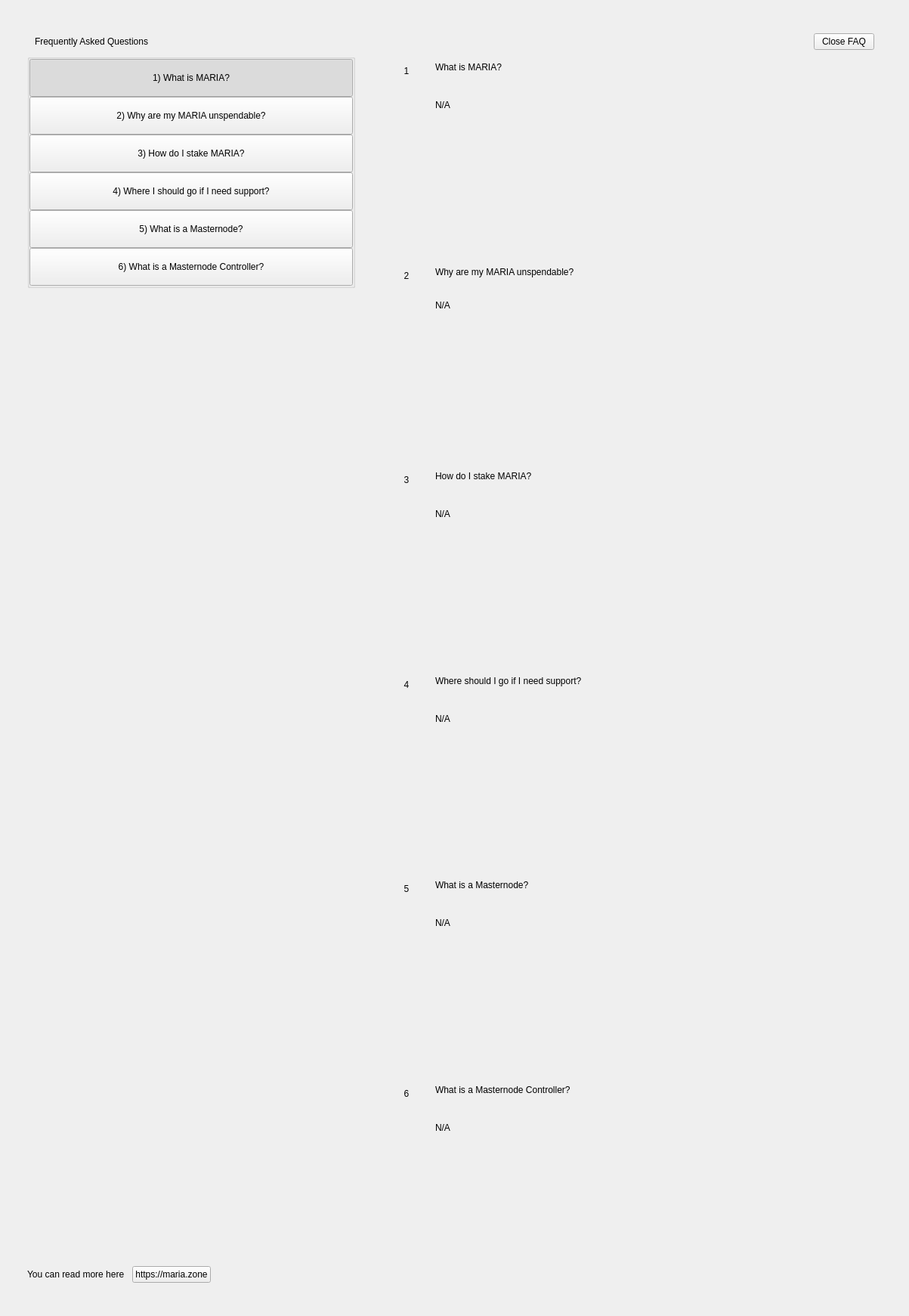
<?xml version="1.0" encoding="UTF-8"?>
<ui version="4.0">
 <class>SettingsFaqWidget</class>
 <widget class="QWidget" name="SettingsFaqWidget">
  <property name="geometry">
   <rect>
    <x>0</x>
    <y>0</y>
    <width>1203</width>
    <height>1741</height>
   </rect>
  </property>
  <property name="windowTitle">
   <string notr="true">N/A</string>
  </property>
  <layout class="QHBoxLayout" name="horizontalLayout" stretch="0">
   <property name="spacing">
    <number>0</number>
   </property>
   <property name="leftMargin">
    <number>0</number>
   </property>
   <property name="topMargin">
    <number>0</number>
   </property>
   <property name="rightMargin">
    <number>0</number>
   </property>
   <property name="bottomMargin">
    <number>0</number>
   </property>
   <item>
    <widget class="PFBorderImage" name="container">
     <layout class="QVBoxLayout" name="verticalLayoutcont">
      <property name="leftMargin">
       <number>36</number>
      </property>
      <property name="topMargin">
       <number>44</number>
      </property>
      <property name="rightMargin">
       <number>36</number>
      </property>
      <property name="bottomMargin">
       <number>44</number>
      </property>
      <item>
       <layout class="QHBoxLayout" name="horizontalLayout_3">
        <property name="spacing">
         <number>0</number>
        </property>
        <property name="leftMargin">
         <number>10</number>
        </property>
        <property name="rightMargin">
         <number>10</number>
        </property>
        <item>
         <widget class="QLabel" name="labelTitle">
          <property name="text">
           <string>Frequently Asked Questions</string>
          </property>
         </widget>
        </item>
        <item>
         <spacer name="horizontalSpacer">
          <property name="orientation">
           <enum>Qt::Horizontal</enum>
          </property>
          <property name="sizeHint" stdset="0">
           <size>
            <width>40</width>
            <height>20</height>
           </size>
          </property>
         </spacer>
        </item>
        <item>
         <widget class="QPushButton" name="pushButtonExit">
          <property name="text">
           <string>Close FAQ</string>
          </property>
         </widget>
        </item>
       </layout>
      </item>
      <item>
       <layout class="QHBoxLayout" name="horizontalLayout_6" stretch="2,0,3">
        <item>
         <widget class="QWidget" name="left" native="true">
          <layout class="QVBoxLayout" name="verticalLayout_3">
           <property name="leftMargin">
            <number>0</number>
           </property>
           <property name="topMargin">
            <number>0</number>
           </property>
           <property name="rightMargin">
            <number>0</number>
           </property>
           <property name="bottomMargin">
            <number>0</number>
           </property>
           <item>
            <layout class="QVBoxLayout" name="verticalLayout_2">
             <property name="spacing">
              <number>0</number>
             </property>
             <item>
              <widget class="QWidget" name="containerButtons" native="true">
               <layout class="QVBoxLayout" name="verticalLayout">
                <property name="spacing">
                 <number>0</number>
                </property>
                <property name="leftMargin">
                 <number>0</number>
                </property>
                <property name="topMargin">
                 <number>0</number>
                </property>
                <property name="rightMargin">
                 <number>0</number>
                </property>
                <property name="bottomMargin">
                 <number>0</number>
                </property>
                <item>
                 <widget class="QGroupBox" name="groupBox">
                  <property name="title">
                   <string/>
                  </property>
                  <layout class="QVBoxLayout" name="verticalLayout_9">
                   <property name="spacing">
                    <number>0</number>
                   </property>
                   <property name="leftMargin">
                    <number>0</number>
                   </property>
                   <property name="topMargin">
                    <number>0</number>
                   </property>
                   <property name="rightMargin">
                    <number>0</number>
                   </property>
                   <property name="bottomMargin">
                    <number>0</number>
                   </property>
                   <item>
                    <widget class="QPushButton" name="pushButton_Intro">
                     <property name="minimumSize">
                      <size>
                       <width>0</width>
                       <height>50</height>
                      </size>
                     </property>
                     <property name="maximumSize">
                      <size>
                       <width>16777215</width>
                       <height>50</height>
                      </size>
                     </property>
                     <property name="focusPolicy">
                      <enum>Qt::NoFocus</enum>
                     </property>
                     <property name="text">
                      <string>1) What is MARIA?</string>
                     </property>
                     <property name="checkable">
                      <bool>true</bool>
                     </property>
                     <property name="checked">
                      <bool>true</bool>
                     </property>
                     <property name="autoExclusive">
                      <bool>true</bool>
                     </property>
                    </widget>
                   </item>
                   <item>
                    <widget class="QPushButton" name="pushButton_UnspendableMARIA">
                     <property name="minimumSize">
                      <size>
                       <width>0</width>
                       <height>50</height>
                      </size>
                     </property>
                     <property name="maximumSize">
                      <size>
                       <width>16777215</width>
                       <height>50</height>
                      </size>
                     </property>
                     <property name="focusPolicy">
                      <enum>Qt::NoFocus</enum>
                     </property>
                     <property name="text">
                      <string>2) Why are my MARIA unspendable?</string>
                     </property>
                     <property name="checkable">
                      <bool>true</bool>
                     </property>
                     <property name="autoExclusive">
                      <bool>true</bool>
                     </property>
                    </widget>
                   </item>
                   <item>
                    <widget class="QPushButton" name="pushButton_Stake">
                     <property name="minimumSize">
                      <size>
                       <width>0</width>
                       <height>50</height>
                      </size>
                     </property>
                     <property name="focusPolicy">
                      <enum>Qt::NoFocus</enum>
                     </property>
                     <property name="text">
                      <string>3) How do I stake MARIA?</string>
                     </property>
                     <property name="checkable">
                      <bool>true</bool>
                     </property>
                     <property name="autoExclusive">
                      <bool>true</bool>
                     </property>
                    </widget>
                   </item>
                   <item>
                    <widget class="QPushButton" name="pushButton_Support">
                     <property name="minimumSize">
                      <size>
                       <width>0</width>
                       <height>50</height>
                      </size>
                     </property>
                     <property name="focusPolicy">
                      <enum>Qt::NoFocus</enum>
                     </property>
                     <property name="text">
                      <string>4) Where I should go if I need support?</string>
                     </property>
                     <property name="checkable">
                      <bool>true</bool>
                     </property>
                     <property name="autoExclusive">
                      <bool>true</bool>
                     </property>
                    </widget>
                   </item>
                   <item>
                    <widget class="QPushButton" name="pushButton_Masternode">
                     <property name="minimumSize">
                      <size>
                       <width>0</width>
                       <height>50</height>
                      </size>
                     </property>
                     <property name="focusPolicy">
                      <enum>Qt::NoFocus</enum>
                     </property>
                     <property name="text">
                      <string>5) What is a Masternode?</string>
                     </property>
                     <property name="checkable">
                      <bool>true</bool>
                     </property>
                     <property name="autoExclusive">
                      <bool>true</bool>
                     </property>
                    </widget>
                   </item>
                   <item>
                    <widget class="QPushButton" name="pushButton_MNController">
                     <property name="minimumSize">
                      <size>
                       <width>0</width>
                       <height>50</height>
                      </size>
                     </property>
                     <property name="focusPolicy">
                      <enum>Qt::NoFocus</enum>
                     </property>
                     <property name="text">
                      <string>6) What is a Masternode Controller?</string>
                     </property>
                     <property name="checkable">
                      <bool>true</bool>
                     </property>
                     <property name="autoExclusive">
                      <bool>true</bool>
                     </property>
                    </widget>
                   </item>
                  </layout>
                 </widget>
                </item>
               </layout>
              </widget>
             </item>
             <item>
              <spacer name="verticalSpacer">
               <property name="orientation">
                <enum>Qt::Vertical</enum>
               </property>
               <property name="sizeHint" stdset="0">
                <size>
                 <width>20</width>
                 <height>40</height>
                </size>
               </property>
              </spacer>
             </item>
             <item>
              <layout class="QHBoxLayout" name="horizontalLayout_2">
               <item>
                <widget class="QLabel" name="labelWebLink">
                 <property name="text">
                  <string>You can read more here</string>
                 </property>
                </widget>
               </item>
               <item>
                <spacer name="horizontalSpacer_4">
                 <property name="orientation">
                  <enum>Qt::Horizontal</enum>
                 </property>
                 <property name="sizeType">
                  <enum>QSizePolicy::Minimum</enum>
                 </property>
                 <property name="sizeHint" stdset="0">
                  <size>
                   <width>10</width>
                   <height>20</height>
                  </size>
                 </property>
                </spacer>
               </item>
               <item>
                <widget class="QPushButton" name="pushButtonWebLink">
                 <property name="focusPolicy">
                  <enum>Qt::NoFocus</enum>
                 </property>
                 <property name="text">
                  <string notr="true">https://maria.zone</string>
                 </property>
                </widget>
               </item>
               <item>
                <spacer name="horizontalSpacer_2">
                 <property name="orientation">
                  <enum>Qt::Horizontal</enum>
                 </property>
                 <property name="sizeHint" stdset="0">
                  <size>
                   <width>40</width>
                   <height>20</height>
                  </size>
                 </property>
                </spacer>
               </item>
              </layout>
             </item>
            </layout>
           </item>
          </layout>
         </widget>
        </item>
        <item>
         <spacer name="horizontalSpacer_3">
          <property name="orientation">
           <enum>Qt::Horizontal</enum>
          </property>
          <property name="sizeType">
           <enum>QSizePolicy::Minimum</enum>
          </property>
          <property name="sizeHint" stdset="0">
           <size>
            <width>40</width>
            <height>20</height>
           </size>
          </property>
         </spacer>
        </item>
        <item>
         <widget class="QWidget" name="right" native="true">
          <layout class="QVBoxLayout" name="verticalLayout_5">
           <property name="leftMargin">
            <number>0</number>
           </property>
           <property name="topMargin">
            <number>0</number>
           </property>
           <property name="rightMargin">
            <number>0</number>
           </property>
           <property name="bottomMargin">
            <number>0</number>
           </property>
           <item>
            <layout class="QVBoxLayout" name="verticalLayout_6">
             <property name="spacing">
              <number>0</number>
             </property>
             <item>
              <widget class="QScrollArea" name="scrollAreaFaq">
               <property name="styleSheet">
                <string notr="true">#scrollAreaFaq { background:transparent; }</string>
               </property>
               <property name="horizontalScrollBarPolicy">
                <enum>Qt::ScrollBarAlwaysOff</enum>
               </property>
               <property name="sizeAdjustPolicy">
                <enum>QAbstractScrollArea::AdjustIgnored</enum>
               </property>
               <property name="widgetResizable">
                <bool>true</bool>
               </property>
               <property name="alignment">
                <set>Qt::AlignLeading|Qt::AlignLeft|Qt::AlignTop</set>
               </property>
               <widget class="QWidget" name="scrollAreaWidgetContents">
                <property name="geometry">
                 <rect>
                  <x>0</x>
                  <y>0</y>
                  <width>642</width>
                  <height>1614</height>
                 </rect>
                </property>
                <property name="autoFillBackground">
                 <bool>false</bool>
                </property>
                <property name="styleSheet">
                 <string notr="true">#scrollAreaWidgetContents { background:transparent; }</string>
                </property>
                <layout class="QVBoxLayout" name="verticalLayout_7">
                 <property name="spacing">
                  <number>0</number>
                 </property>
                 <property name="sizeConstraint">
                  <enum>QLayout::SetDefaultConstraint</enum>
                 </property>
                 <property name="leftMargin">
                  <number>0</number>
                 </property>
                 <property name="topMargin">
                  <number>0</number>
                 </property>
                 <property name="rightMargin">
                  <number>0</number>
                 </property>
                 <property name="bottomMargin">
                  <number>0</number>
                 </property>
                 <item>
                  <widget class="QWidget" name="widget_Intro" native="true">
                   <property name="minimumSize">
                    <size>
                     <width>300</width>
                     <height>0</height>
                    </size>
                   </property>
                   <layout class="QHBoxLayout" name="horizontalLayout_Intro" stretch="0,1">
                    <item alignment="Qt::AlignTop">
                     <widget class="QLabel" name="labelNumber_Intro">
                      <property name="minimumSize">
                       <size>
                        <width>24</width>
                        <height>24</height>
                       </size>
                      </property>
                      <property name="maximumSize">
                       <size>
                        <width>16777215</width>
                        <height>24</height>
                       </size>
                      </property>
                      <property name="text">
                       <string>1</string>
                      </property>
                      <property name="alignment">
                       <set>Qt::AlignCenter</set>
                      </property>
                     </widget>
                    </item>
                    <item>
                     <layout class="QVBoxLayout" name="verticalLayout_Intro">
                      <property name="leftMargin">
                       <number>20</number>
                      </property>
                      <property name="rightMargin">
                       <number>20</number>
                      </property>
                      <item>
                       <widget class="QLabel" name="labelSubtitle_Intro">
                        <property name="text">
                         <string>What is MARIA?</string>
                        </property>
                        <property name="wordWrap">
                         <bool>true</bool>
                        </property>
                       </widget>
                      </item>
                      <item>
                       <spacer name="verticalSpacer1_Intro">
                        <property name="orientation">
                         <enum>Qt::Vertical</enum>
                        </property>
                        <property name="sizeType">
                         <enum>QSizePolicy::Fixed</enum>
                        </property>
                        <property name="sizeHint" stdset="0">
                         <size>
                          <width>20</width>
                          <height>30</height>
                         </size>
                        </property>
                       </spacer>
                      </item>
                      <item>
                       <widget class="QLabel" name="labelContent_Intro">
                        <property name="text">
                         <string notr="true">N/A</string>
                        </property>
                        <property name="alignment">
                         <set>Qt::AlignLeading|Qt::AlignLeft|Qt::AlignTop</set>
                        </property>
                        <property name="wordWrap">
                         <bool>true</bool>
                        </property>
                       </widget>
                      </item>
                      <item>
                       <spacer name="verticalSpacer2_Intro">
                        <property name="orientation">
                         <enum>Qt::Vertical</enum>
                        </property>
                        <property name="sizeHint" stdset="0">
                         <size>
                          <width>20</width>
                          <height>20</height>
                         </size>
                        </property>
                       </spacer>
                      </item>
                     </layout>
                    </item>
                   </layout>
                  </widget>
                 </item>
                 <item>
                  <widget class="QWidget" name="widget_UnspendableMARIA" native="true">
                   <layout class="QHBoxLayout" name="horizontalPage_UnspendableMARIA" stretch="0,1">
                    <item alignment="Qt::AlignTop">
                     <widget class="QLabel" name="labelNumber_UnspendableMARIA">
                      <property name="minimumSize">
                       <size>
                        <width>24</width>
                        <height>24</height>
                       </size>
                      </property>
                      <property name="maximumSize">
                       <size>
                        <width>16777215</width>
                        <height>24</height>
                       </size>
                      </property>
                      <property name="text">
                       <string>2</string>
                      </property>
                      <property name="alignment">
                       <set>Qt::AlignCenter</set>
                      </property>
                     </widget>
                    </item>
                    <item>
                     <layout class="QVBoxLayout" name="verticalLayout_UnspendableMARIA">
                      <property name="spacing">
                       <number>0</number>
                      </property>
                      <property name="leftMargin">
                       <number>20</number>
                      </property>
                      <property name="rightMargin">
                       <number>20</number>
                      </property>
                      <item>
                       <widget class="QLabel" name="labelSubtitle_UnspendableMARIA">
                        <property name="text">
                         <string>Why are my MARIA unspendable?</string>
                        </property>
                        <property name="wordWrap">
                         <bool>true</bool>
                        </property>
                       </widget>
                      </item>
                      <item>
                       <spacer name="verticalSpacer1_UnspendableMARIA">
                        <property name="orientation">
                         <enum>Qt::Vertical</enum>
                        </property>
                        <property name="sizeType">
                         <enum>QSizePolicy::Fixed</enum>
                        </property>
                        <property name="sizeHint" stdset="0">
                         <size>
                          <width>20</width>
                          <height>30</height>
                         </size>
                        </property>
                       </spacer>
                      </item>
                      <item>
                       <widget class="QLabel" name="labelContent_UnspendableMARIA">
                        <property name="text">
                         <string notr="true">N/A</string>
                        </property>
                        <property name="alignment">
                         <set>Qt::AlignLeading|Qt::AlignLeft|Qt::AlignTop</set>
                        </property>
                        <property name="wordWrap">
                         <bool>true</bool>
                        </property>
                       </widget>
                      </item>
                      <item>
                       <spacer name="verticalSpacer2_UnspendableMARIA">
                        <property name="orientation">
                         <enum>Qt::Vertical</enum>
                        </property>
                        <property name="sizeHint" stdset="0">
                         <size>
                          <width>20</width>
                          <height>20</height>
                         </size>
                        </property>
                       </spacer>
                      </item>
                     </layout>
                    </item>
                   </layout>
                  </widget>
                 </item>
                 <item>
                  <widget class="QWidget" name="widget_Stake" native="true">
                   <layout class="QHBoxLayout" name="horizontalpage_Stake" stretch="0,1">
                    <item alignment="Qt::AlignTop">
                     <widget class="QLabel" name="labelNumber_Stake">
                      <property name="minimumSize">
                       <size>
                        <width>24</width>
                        <height>24</height>
                       </size>
                      </property>
                      <property name="maximumSize">
                       <size>
                        <width>16777215</width>
                        <height>24</height>
                       </size>
                      </property>
                      <property name="text">
                       <string>3</string>
                      </property>
                      <property name="alignment">
                       <set>Qt::AlignCenter</set>
                      </property>
                     </widget>
                    </item>
                    <item>
                     <layout class="QVBoxLayout" name="verticalLayoutpage_Stake">
                      <property name="leftMargin">
                       <number>20</number>
                      </property>
                      <property name="rightMargin">
                       <number>20</number>
                      </property>
                      <item>
                       <widget class="QLabel" name="labelSubtitle_Stake">
                        <property name="text">
                         <string>How do I stake MARIA?</string>
                        </property>
                        <property name="wordWrap">
                         <bool>true</bool>
                        </property>
                       </widget>
                      </item>
                      <item>
                       <spacer name="verticalSpacer1_Stake">
                        <property name="orientation">
                         <enum>Qt::Vertical</enum>
                        </property>
                        <property name="sizeType">
                         <enum>QSizePolicy::Fixed</enum>
                        </property>
                        <property name="sizeHint" stdset="0">
                         <size>
                          <width>20</width>
                          <height>30</height>
                         </size>
                        </property>
                       </spacer>
                      </item>
                      <item>
                       <widget class="QLabel" name="labelContent_Stake">
                        <property name="text">
                         <string notr="true">N/A</string>
                        </property>
                        <property name="alignment">
                         <set>Qt::AlignLeading|Qt::AlignLeft|Qt::AlignTop</set>
                        </property>
                        <property name="wordWrap">
                         <bool>true</bool>
                        </property>
                       </widget>
                      </item>
                      <item>
                       <spacer name="verticalSpacer2_Stake">
                        <property name="orientation">
                         <enum>Qt::Vertical</enum>
                        </property>
                        <property name="sizeHint" stdset="0">
                         <size>
                          <width>20</width>
                          <height>20</height>
                         </size>
                        </property>
                       </spacer>
                      </item>
                     </layout>
                    </item>
                   </layout>
                  </widget>
                 </item>
                 <item>
                  <widget class="QWidget" name="widget_Support" native="true">
                   <layout class="QHBoxLayout" name="horizontalpage_Support" stretch="0,1">
                    <item alignment="Qt::AlignTop">
                     <widget class="QLabel" name="labelNumber_Support">
                      <property name="minimumSize">
                       <size>
                        <width>24</width>
                        <height>24</height>
                       </size>
                      </property>
                      <property name="maximumSize">
                       <size>
                        <width>16777215</width>
                        <height>24</height>
                       </size>
                      </property>
                      <property name="text">
                       <string>4</string>
                      </property>
                      <property name="alignment">
                       <set>Qt::AlignCenter</set>
                      </property>
                     </widget>
                    </item>
                    <item>
                     <layout class="QVBoxLayout" name="verticalLayoutpage_Support">
                      <property name="leftMargin">
                       <number>20</number>
                      </property>
                      <property name="rightMargin">
                       <number>20</number>
                      </property>
                      <item>
                       <widget class="QLabel" name="labelSubtitle_Support">
                        <property name="text">
                         <string>Where should I go if I need support?</string>
                        </property>
                        <property name="wordWrap">
                         <bool>true</bool>
                        </property>
                       </widget>
                      </item>
                      <item>
                       <spacer name="verticalSpacer1_Support">
                        <property name="orientation">
                         <enum>Qt::Vertical</enum>
                        </property>
                        <property name="sizeType">
                         <enum>QSizePolicy::Fixed</enum>
                        </property>
                        <property name="sizeHint" stdset="0">
                         <size>
                          <width>20</width>
                          <height>30</height>
                         </size>
                        </property>
                       </spacer>
                      </item>
                      <item>
                       <widget class="QLabel" name="labelContent_Support">
                        <property name="text">
                         <string notr="true">N/A</string>
                        </property>
                        <property name="alignment">
                         <set>Qt::AlignLeading|Qt::AlignLeft|Qt::AlignTop</set>
                        </property>
                        <property name="wordWrap">
                         <bool>true</bool>
                        </property>
                       </widget>
                      </item>
                      <item>
                       <spacer name="verticalSpacer2_Support">
                        <property name="orientation">
                         <enum>Qt::Vertical</enum>
                        </property>
                        <property name="sizeHint" stdset="0">
                         <size>
                          <width>20</width>
                          <height>20</height>
                         </size>
                        </property>
                       </spacer>
                      </item>
                     </layout>
                    </item>
                   </layout>
                  </widget>
                 </item>
                 <item>
                  <widget class="QWidget" name="widget_Masternode" native="true">
                   <layout class="QHBoxLayout" name="horizontalpage_Masternode" stretch="0,1">
                    <item alignment="Qt::AlignTop">
                     <widget class="QLabel" name="labelNumber_Masternode">
                      <property name="minimumSize">
                       <size>
                        <width>24</width>
                        <height>24</height>
                       </size>
                      </property>
                      <property name="maximumSize">
                       <size>
                        <width>16777215</width>
                        <height>24</height>
                       </size>
                      </property>
                      <property name="text">
                       <string>5</string>
                      </property>
                      <property name="alignment">
                       <set>Qt::AlignCenter</set>
                      </property>
                     </widget>
                    </item>
                    <item>
                     <layout class="QVBoxLayout" name="verticalLayoutpage_Masternode">
                      <property name="leftMargin">
                       <number>20</number>
                      </property>
                      <property name="rightMargin">
                       <number>20</number>
                      </property>
                      <item>
                       <widget class="QLabel" name="labelSubtitle_Masternode">
                        <property name="text">
                         <string>What is a Masternode?</string>
                        </property>
                        <property name="wordWrap">
                         <bool>true</bool>
                        </property>
                       </widget>
                      </item>
                      <item>
                       <spacer name="verticalSpacer1_Masternode">
                        <property name="orientation">
                         <enum>Qt::Vertical</enum>
                        </property>
                        <property name="sizeType">
                         <enum>QSizePolicy::Fixed</enum>
                        </property>
                        <property name="sizeHint" stdset="0">
                         <size>
                          <width>20</width>
                          <height>30</height>
                         </size>
                        </property>
                       </spacer>
                      </item>
                      <item>
                       <widget class="QLabel" name="labelContent_Masternode">
                        <property name="text">
                         <string notr="true">N/A</string>
                        </property>
                        <property name="alignment">
                         <set>Qt::AlignLeading|Qt::AlignLeft|Qt::AlignTop</set>
                        </property>
                        <property name="wordWrap">
                         <bool>true</bool>
                        </property>
                       </widget>
                      </item>
                      <item>
                       <spacer name="verticalSpacer2_Masternode">
                        <property name="orientation">
                         <enum>Qt::Vertical</enum>
                        </property>
                        <property name="sizeHint" stdset="0">
                         <size>
                          <width>20</width>
                          <height>20</height>
                         </size>
                        </property>
                       </spacer>
                      </item>
                     </layout>
                    </item>
                   </layout>
                  </widget>
                 </item>
                 <item>
                  <widget class="QWidget" name="widget_MNController" native="true">
                   <layout class="QHBoxLayout" name="horizontalpage_MNController" stretch="0,1">
                    <item alignment="Qt::AlignTop">
                     <widget class="QLabel" name="labelNumber_MNController">
                      <property name="minimumSize">
                       <size>
                        <width>24</width>
                        <height>24</height>
                       </size>
                      </property>
                      <property name="maximumSize">
                       <size>
                        <width>16777215</width>
                        <height>24</height>
                       </size>
                      </property>
                      <property name="text">
                       <string>6</string>
                      </property>
                      <property name="alignment">
                       <set>Qt::AlignCenter</set>
                      </property>
                     </widget>
                    </item>
                    <item>
                     <layout class="QVBoxLayout" name="verticalLayoutpage_MNController">
                      <property name="leftMargin">
                       <number>20</number>
                      </property>
                      <property name="rightMargin">
                       <number>20</number>
                      </property>
                      <item>
                       <widget class="QLabel" name="labelSubtitle_MNController">
                        <property name="text">
                         <string>What is a Masternode Controller?</string>
                        </property>
                        <property name="wordWrap">
                         <bool>true</bool>
                        </property>
                       </widget>
                      </item>
                      <item>
                       <spacer name="verticalSpacer1_MNController">
                        <property name="orientation">
                         <enum>Qt::Vertical</enum>
                        </property>
                        <property name="sizeType">
                         <enum>QSizePolicy::Fixed</enum>
                        </property>
                        <property name="sizeHint" stdset="0">
                         <size>
                          <width>20</width>
                          <height>30</height>
                         </size>
                        </property>
                       </spacer>
                      </item>
                      <item>
                       <widget class="QLabel" name="labelContent_MNController">
                        <property name="text">
                         <string notr="true">N/A</string>
                        </property>
                        <property name="alignment">
                         <set>Qt::AlignLeading|Qt::AlignLeft|Qt::AlignTop</set>
                        </property>
                        <property name="wordWrap">
                         <bool>true</bool>
                        </property>
                       </widget>
                      </item>
                      <item>
                       <spacer name="verticalSpacer2_MNController">
                        <property name="orientation">
                         <enum>Qt::Vertical</enum>
                        </property>
                        <property name="sizeHint" stdset="0">
                         <size>
                          <width>20</width>
                          <height>20</height>
                         </size>
                        </property>
                       </spacer>
                      </item>
                     </layout>
                    </item>
                   </layout>
                  </widget>
                 </item>
                </layout>
               </widget>
              </widget>
             </item>
            </layout>
           </item>
          </layout>
         </widget>
        </item>
       </layout>
      </item>
     </layout>
    </widget>
   </item>
  </layout>
 </widget>
 <customwidgets>
  <customwidget>
   <class>PFBorderImage</class>
   <extends>QFrame</extends>
   <header>qt/maria/pfborderimage.h</header>
   <container>1</container>
  </customwidget>
 </customwidgets>
 <resources/>
 <connections/>
</ui>
